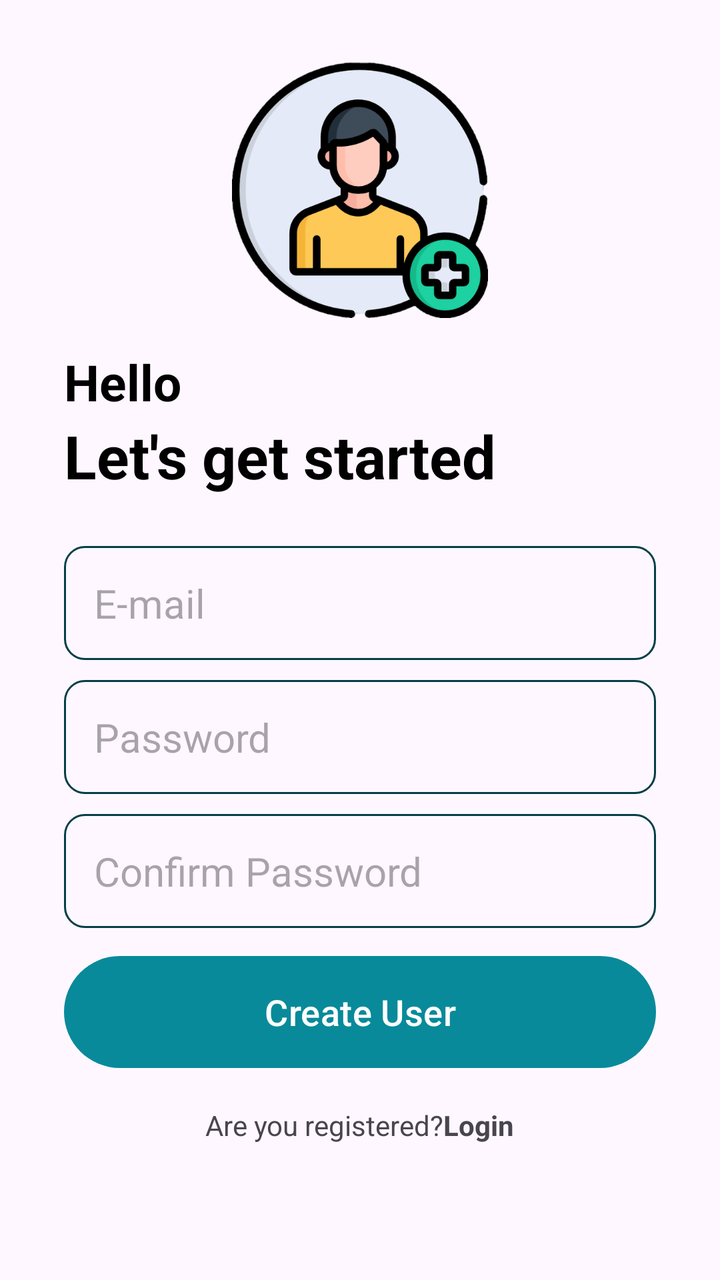
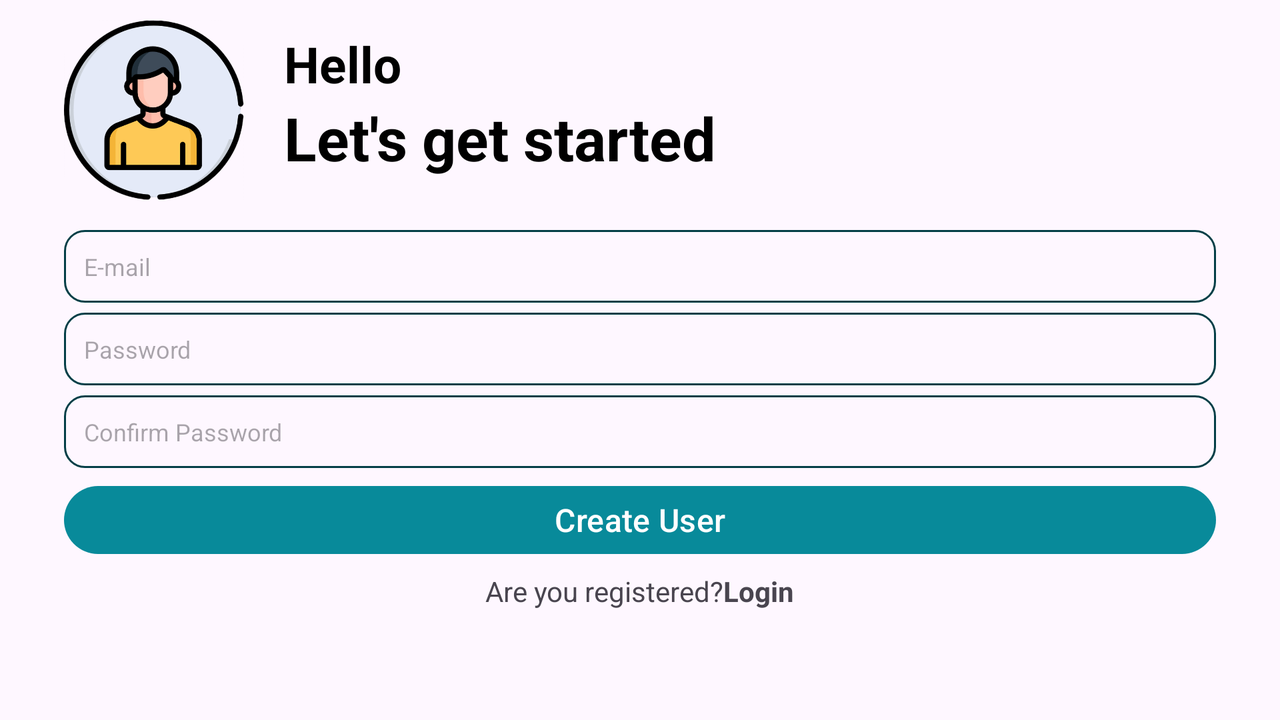

The same Android screen from two of the app's own layout files: first res/layout/ as a phone draws it, then the repository's variant for another configuration, drawn on a device whose configuration selects that folder. Both files follow.
<!-- AndroidManifest.xml: application theme Theme.NoteMaster -->
<!-- res/layout/activity_user_registration.xml -->
<?xml version="1.0" encoding="utf-8"?>
<RelativeLayout xmlns:android="http://schemas.android.com/apk/res/android"
    xmlns:app="http://schemas.android.com/apk/res-auto"
    xmlns:tools="http://schemas.android.com/tools"
    android:layout_width="match_parent"
    android:layout_height="match_parent"
    android:layout_marginVertical="16dp"
    android:layout_marginHorizontal="32dp"
    tools:context=".UserRegistrationActivity">
    
    <ImageView
        android:layout_width="128dp"
        android:layout_height="128dp"
        android:layout_centerHorizontal="true"
        android:layout_marginVertical="15dp"
        android:id="@+id/registration_icon"
        android:src="@drawable/registration"
        />
    
    <LinearLayout
        android:layout_width="match_parent"
        android:layout_height="wrap_content"
        android:layout_below="@id/registration_icon"
        android:id="@+id/hello_text"
        android:orientation="vertical">

        <TextView
            android:layout_width="match_parent"
            android:layout_height="wrap_content"
            android:text="@string/Hello"
            android:textStyle="bold"
            android:textSize="25sp"
            android:textColor="@color/black"
            />
        <TextView
            android:layout_width="match_parent"
            android:layout_height="wrap_content"
            android:text="@string/get_started"
            android:textStyle="bold"
            android:textSize="30sp"
            android:textColor="@color/black"
        />
    </LinearLayout>

    <LinearLayout
        android:layout_width="match_parent"
        android:layout_height="wrap_content"
        android:id="@+id/form_layout"
        android:layout_below="@id/hello_text"
        android:layout_marginVertical="15dp"
        android:orientation="vertical">
        <EditText
            android:layout_width="match_parent"
            android:layout_height="wrap_content"
            android:id="@+id/email_edit_text"
            android:inputType="textEmailAddress"
            android:hint="@string/email"
            android:textSize="20dp"
            android:background="@drawable/rounded_corner"
            android:padding="15dp"
            android:layout_marginTop="10dp"/>

        <EditText
            android:layout_width="match_parent"
            android:layout_height="wrap_content"
            android:id="@+id/password_edit_text"
            android:inputType="textPassword"
            android:hint="@string/password"
            android:textSize="20sp"
            android:background="@drawable/rounded_corner"
            android:padding="15dp"
            android:layout_marginTop="10dp"/>

        <EditText
            android:layout_width="match_parent"
            android:layout_height="wrap_content"
            android:id="@+id/confirm_password_edit_text"
            android:inputType="textPassword"
            android:hint="@string/confirm_password"
            android:textSize="20sp"
            android:background="@drawable/rounded_corner"
            android:padding="15dp"
            android:layout_marginTop="10dp"/>

        <com.google.android.material.button.MaterialButton
            android:layout_width="match_parent"
            android:layout_height="64dp"
            android:id="@+id/create_user_btn"
            android:text="@string/create_user"
            android:layout_marginTop="10dp"
            android:textSize="18sp"

            />
        
        <ProgressBar
            android:layout_width="24dp"
            android:layout_height="64dp"
            android:id="@+id/progress_bar"
            android:layout_gravity="center"
            android:layout_marginTop="10dp"
            android:visibility="gone" />


    </LinearLayout>

    <LinearLayout
        android:layout_width="match_parent"
        android:layout_height="wrap_content"
        android:layout_below="@id/form_layout"
        android:orientation="horizontal"
        android:gravity="center">
        <TextView
            android:layout_width="wrap_content"
            android:layout_height="wrap_content"
            android:text="@string/registered_user_text"
            />
        <TextView
            android:layout_width="wrap_content"
            android:layout_height="wrap_content"
            android:textStyle="bold"
            android:id="@+id/login_text_view_btn"
            android:text="@string/login"
            />

    </LinearLayout>

</RelativeLayout>
<!-- resources referenced by this layout -->
<resources>
  <color name="black">#FF000000</color>
  <!-- drawable registration: png bitmap (drawable-v24, 83331 bytes) -->
  <!-- drawable rounded_corner (drawable) -->
  <?xml version="1.0" encoding="utf-8"?>
  <shape xmlns:android="http://schemas.android.com/apk/res/android"
      android:shape="rectangle">
      <corners android:radius="10dp"/>
      <stroke android:width="1dp" android:color="@color/primaryNight"/>
  
  </shape>
  <string name="Hello">Hello</string>
  <string name="confirm_password">Confirm Password</string>
  <string name="create_user">Create User</string>
  <string name="email">E-mail</string>
  <string name="get_started">Let\'s get started</string>
  <string name="login">Login</string>
  <string name="password">Password</string>
  <string name="registered_user_text">Are you registered? </string>
  <style name="Theme.NoteMaster" parent="Base.Theme.NoteMaster" />
  <color name="primaryNight">#043F47</color>
  <style name="Base.Theme.NoteMaster" parent="Theme.Material3.DayNight.NoActionBar">
          <item name="colorPrimary">@color/primary</item>
          <item name="colorPrimaryVariant">@color/primary</item>
          <item name="android:statusBarColor">@color/primary</item>
      </style>
  <color name="primary">#088A9A</color>
</resources>
<!-- res/layout-land/activity_user_registration.xml (the repository's variant of the layout above) -->
<!-- drawn on the phone turned sideways -->
<?xml version="1.0" encoding="utf-8"?>
<RelativeLayout xmlns:android="http://schemas.android.com/apk/res/android"
    xmlns:app="http://schemas.android.com/apk/res-auto"
    xmlns:tools="http://schemas.android.com/tools"
    android:layout_width="match_parent"
    android:layout_height="match_parent"
    android:layout_marginVertical="5dp"
    android:layout_marginHorizontal="32dp"
    tools:context=".UserRegistrationActivity">


    <RelativeLayout
        android:layout_width="match_parent"
        android:layout_height="wrap_content"
        android:id="@+id/title_bar_layout">
        <ImageView
            android:layout_width="90dp"
            android:layout_height="90dp"
            android:layout_marginVertical="5dp"
            android:id="@+id/login_icon"
            android:src="@drawable/login"

            />
        <LinearLayout
            android:layout_width="match_parent"
            android:layout_height="wrap_content"
            android:layout_toRightOf="@+id/login_icon"
            android:id="@+id/hello_text"
            android:layout_marginVertical="10dp"
            android:layout_marginLeft="20dp"
            android:orientation="vertical">

            <TextView
                android:layout_width="match_parent"
                android:layout_height="wrap_content"
                android:text="@string/Hello"
                android:textStyle="bold"
                android:textSize="25sp"
                android:textColor="@color/black"
                />
            <TextView
                android:layout_width="match_parent"
                android:layout_height="wrap_content"
                android:text="@string/get_started"
                android:textStyle="bold"
                android:textSize="30sp"
                android:textColor="@color/black"
                />
        </LinearLayout>

    </RelativeLayout>


    <LinearLayout
        android:layout_width="match_parent"
        android:layout_height="wrap_content"
        android:id="@+id/form_layout"
        android:layout_below="@id/title_bar_layout"
        android:layout_marginVertical="5dp"
        android:orientation="vertical">
        <EditText
            android:layout_width="match_parent"
            android:layout_height="wrap_content"
            android:id="@+id/email_edit_text"
            android:inputType="textEmailAddress"
            android:hint="@string/email"
            android:textSize="12dp"
            android:background="@drawable/rounded_corner"
            android:padding="10dp"
            android:layout_marginTop="5dp"/>

        <EditText
            android:layout_width="match_parent"
            android:layout_height="wrap_content"
            android:id="@+id/password_edit_text"
            android:inputType="textPassword"
            android:hint="@string/password"
            android:textSize="12dp"
            android:background="@drawable/rounded_corner"
            android:padding="10dp"
            android:layout_marginTop="5dp"/>

        <EditText
            android:layout_width="match_parent"
            android:layout_height="wrap_content"
            android:id="@+id/confirm_password_edit_text"
            android:inputType="textPassword"
            android:hint="@string/confirm_password"
            android:textSize="12dp"
            android:background="@drawable/rounded_corner"
            android:padding="10dp"
            android:layout_marginTop="5dp"/>

        <com.google.android.material.button.MaterialButton
            android:layout_width="match_parent"
            android:layout_height="42dp"
            android:id="@+id/create_user_btn"
            android:text="@string/create_user"
            android:layout_marginTop="5dp"
            android:textSize="16dp"

            />

        <ProgressBar
            android:layout_width="24dp"
            android:layout_height="64dp"
            android:id="@+id/progress_bar"
            android:layout_gravity="center"
            android:layout_marginTop="5dp"
            android:visibility="gone" />

    </LinearLayout>

    <LinearLayout
        android:layout_width="match_parent"
        android:layout_height="wrap_content"
        android:layout_below="@id/form_layout"
        android:orientation="horizontal"
        android:gravity="center">
        <TextView
            android:layout_width="wrap_content"
            android:layout_height="wrap_content"
            android:text="@string/registered_user_text"
            />
        <TextView
            android:layout_width="wrap_content"
            android:layout_height="wrap_content"
            android:textStyle="bold"
            android:id="@+id/login_text_view_btn"
            android:text="@string/login"
            />

    </LinearLayout>

</RelativeLayout>
<!-- resources referenced by the variant -->
<!-- as the phone turned sideways resolves them -->
<resources>
  <color name="black">#FF000000</color>
  <!-- drawable login: png bitmap (drawable-v24, 71083 bytes) -->
  <!-- drawable rounded_corner (drawable) -->
  <?xml version="1.0" encoding="utf-8"?>
  <shape xmlns:android="http://schemas.android.com/apk/res/android"
      android:shape="rectangle">
      <corners android:radius="10dp"/>
      <stroke android:width="1dp" android:color="@color/primaryNight"/>
  
  </shape>
  <string name="Hello">Hello</string>
  <string name="confirm_password">Confirm Password</string>
  <string name="create_user">Create User</string>
  <string name="email">E-mail</string>
  <string name="get_started">Let\'s get started</string>
  <string name="login">Login</string>
  <string name="password">Password</string>
  <string name="registered_user_text">Are you registered? </string>
  <style name="Theme.NoteMaster" parent="Base.Theme.NoteMaster" />
  <color name="primaryNight">#043F47</color>
  <style name="Base.Theme.NoteMaster" parent="Theme.Material3.DayNight.NoActionBar">
          <item name="colorPrimary">@color/primary</item>
          <item name="colorPrimaryVariant">@color/primary</item>
          <item name="android:statusBarColor">@color/primary</item>
      </style>
  <color name="primary">#088A9A</color>
</resources>
